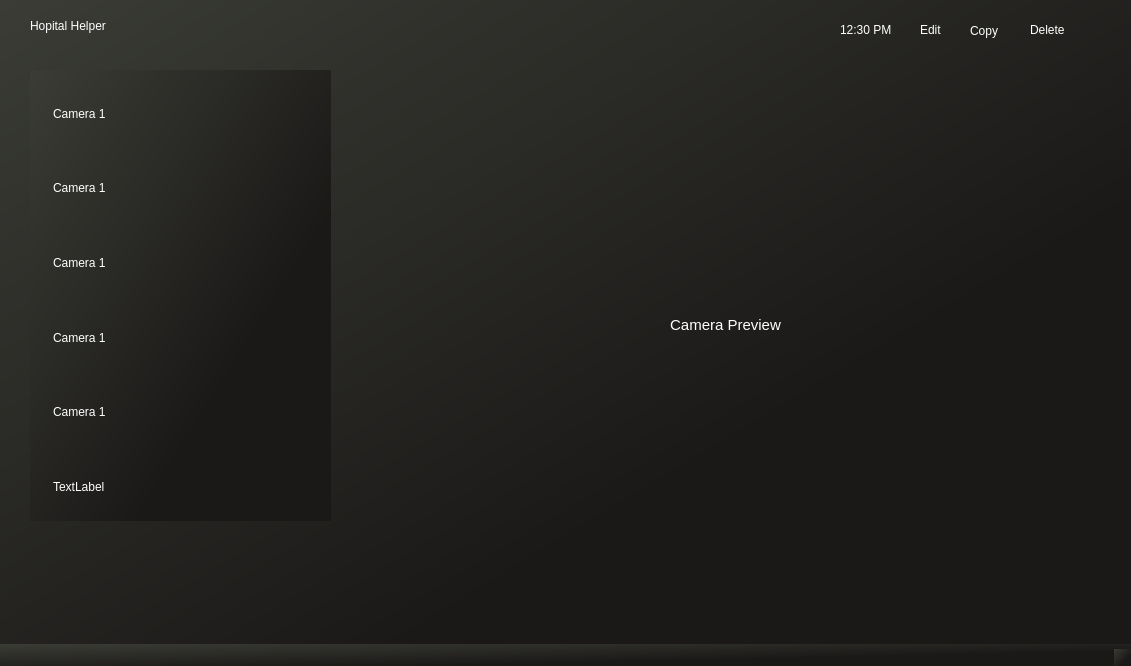
<?xml version="1.0" encoding="UTF-8"?>
<ui version="4.0">
 <class>AddCamera</class>
 <widget class="QMainWindow" name="AddCamera">
  <property name="geometry">
   <rect>
    <x>0</x>
    <y>0</y>
    <width>1131</width>
    <height>666</height>
   </rect>
  </property>
  <property name="windowTitle">
   <string>AddCamera</string>
  </property>
  <property name="styleSheet">
   <string notr="true">background-color: qlineargradient(spread:pad, x1:0, y1:0, x2:0.709, y2:0.670455, stop:0 rgba(58, 60, 53, 255), stop:0.969849 rgba(27, 25, 24, 255));</string>
  </property>
  <widget class="QWidget" name="centralwidget">
   <widget class="QLabel" name="label">
    <property name="geometry">
     <rect>
      <x>360</x>
      <y>60</y>
      <width>731</width>
      <height>531</height>
     </rect>
    </property>
    <property name="styleSheet">
     <string notr="true">border: None; background-color: transparent; color: white;</string>
    </property>
    <property name="text">
     <string>&lt;!DOCTYPE HTML PUBLIC &quot;-//W3C//DTD HTML 4.0//EN&quot; &quot;http://www.w3.org/TR/REC-html40/strict.dtd&quot;&gt;
&lt;html&gt;&lt;head&gt;&lt;meta name=&quot;qrichtext&quot; content=&quot;1&quot; /&gt;&lt;style type=&quot;text/css&quot;&gt;
p, li { white-space: pre-wrap; }
&lt;/style&gt;&lt;/head&gt;&lt;body style=&quot; font-family:'SF Pro Display'; font-size:11pt; font-weight:400; font-style:normal;&quot;&gt;
&lt;p align=&quot;center&quot; style=&quot; margin-top:0px; margin-bottom:0px; margin-left:0px; margin-right:0px; -qt-block-indent:0; text-indent:0px;&quot;&gt;Camera Preview&lt;/p&gt;&lt;/body&gt;&lt;/html&gt;</string>
    </property>
   </widget>
   <widget class="QLabel" name="label_2">
    <property name="geometry">
     <rect>
      <x>30</x>
      <y>10</y>
      <width>161</width>
      <height>31</height>
     </rect>
    </property>
    <property name="styleSheet">
     <string notr="true">border: None; background-color: transparent; color: white;
font: 75 18pt &quot;SF Pro Display&quot;;</string>
    </property>
    <property name="text">
     <string>Hopital Helper</string>
    </property>
   </widget>
   <widget class="QLabel" name="label_3">
    <property name="geometry">
     <rect>
      <x>840</x>
      <y>20</y>
      <width>71</width>
      <height>19</height>
     </rect>
    </property>
    <property name="styleSheet">
     <string notr="true">border: None; background-color: transparent; color: white;</string>
    </property>
    <property name="text">
     <string>12:30 PM</string>
    </property>
   </widget>
   <widget class="Line" name="line">
    <property name="geometry">
     <rect>
      <x>910</x>
      <y>20</y>
      <width>20</width>
      <height>21</height>
     </rect>
    </property>
    <property name="styleSheet">
     <string notr="true">background-color: transparent; color: white;
border-color: rgb(255, 255, 255);</string>
    </property>
    <property name="orientation">
     <enum>Qt::Vertical</enum>
    </property>
   </widget>
   <widget class="QLabel" name="label_4">
    <property name="geometry">
     <rect>
      <x>920</x>
      <y>20</y>
      <width>31</width>
      <height>19</height>
     </rect>
    </property>
    <property name="styleSheet">
     <string notr="true">border: None; background-color: transparent; color: white;</string>
    </property>
    <property name="text">
     <string>Edit</string>
    </property>
   </widget>
   <widget class="QLabel" name="label_5">
    <property name="geometry">
     <rect>
      <x>970</x>
      <y>20</y>
      <width>41</width>
      <height>21</height>
     </rect>
    </property>
    <property name="styleSheet">
     <string notr="true">border: None; background-color: transparent; color: white;</string>
    </property>
    <property name="text">
     <string>Copy</string>
    </property>
   </widget>
   <widget class="QLabel" name="label_6">
    <property name="geometry">
     <rect>
      <x>1030</x>
      <y>20</y>
      <width>51</width>
      <height>19</height>
     </rect>
    </property>
    <property name="styleSheet">
     <string notr="true">border: None; background-color: transparent; color: white;</string>
    </property>
    <property name="text">
     <string>Delete</string>
    </property>
   </widget>
   <widget class="QWidget" name="verticalLayoutWidget">
    <property name="geometry">
     <rect>
      <x>30</x>
      <y>70</y>
      <width>301</width>
      <height>451</height>
     </rect>
    </property>
    <layout class="QVBoxLayout" name="verticalLayout">
     <property name="topMargin">
      <number>9</number>
     </property>
     <item>
      <widget class="QLabel" name="label_8">
       <property name="styleSheet">
        <string notr="true">padding-left:20;border: None; background-color: transparent; color: white;</string>
       </property>
       <property name="text">
        <string>Camera 1</string>
       </property>
      </widget>
     </item>
     <item>
      <widget class="QLabel" name="label_7">
       <property name="styleSheet">
        <string notr="true">padding-left:20;border: None; background-color: transparent; color: white;</string>
       </property>
       <property name="text">
        <string>Camera 1</string>
       </property>
      </widget>
     </item>
     <item>
      <widget class="QLabel" name="label_9">
       <property name="styleSheet">
        <string notr="true">padding-left:20;border: None; background-color: transparent; color: white;</string>
       </property>
       <property name="text">
        <string>Camera 1</string>
       </property>
      </widget>
     </item>
     <item>
      <widget class="QLabel" name="label_10">
       <property name="styleSheet">
        <string notr="true">padding-left:20;border: None; background-color: transparent; color: white;</string>
       </property>
       <property name="text">
        <string>Camera 1</string>
       </property>
      </widget>
     </item>
     <item>
      <widget class="QLabel" name="label_11">
       <property name="styleSheet">
        <string notr="true">padding-left:20;border: None; background-color: transparent; color: white;</string>
       </property>
       <property name="text">
        <string>Camera 1</string>
       </property>
      </widget>
     </item>
     <item>
      <widget class="QLabel" name="label_12">
       <property name="styleSheet">
        <string notr="true">padding-left:20;border: None; background-color: transparent; color: white;</string>
       </property>
       <property name="text">
        <string>TextLabel</string>
       </property>
      </widget>
     </item>
    </layout>
   </widget>
  </widget>
  <widget class="QStatusBar" name="statusbar"/>
 </widget>
 <resources/>
 <connections/>
</ui>
